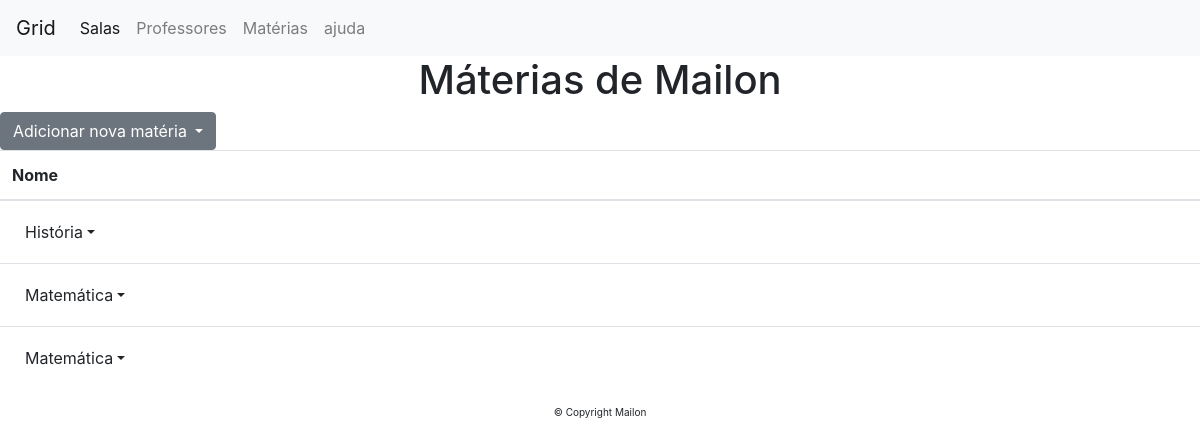
Before: /teacher_matters?id=1&name=Mailon with the older database file.
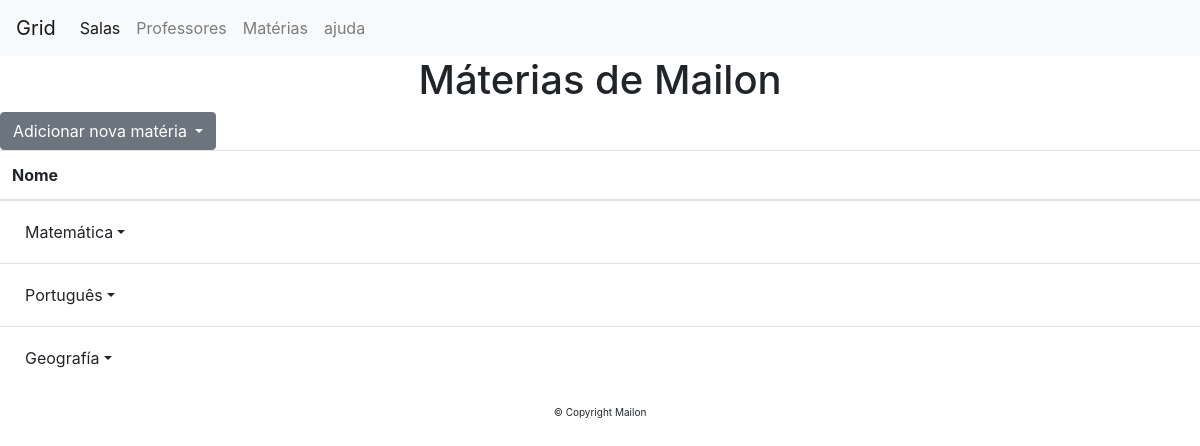
After: the same page with the newer database file.
### tables this page shows
CREATE TABLE matters(id INTEGER NOT NULL, name TEXT, PRIMARY KEY(id));

### grid.py (the view)
@app.route('/teacher_matters')
def teacher_matters():
    teacher_id = request.args.get("id")
    teacher_name = request.args.get("name")
    with sqlite3.connect(DATABASE_NAME) as _db:
        cursor = _db.cursor()
        cursor.execute('SELECT id, matter_id FROM teacher_matters WHERE teacher_id = ' + teacher_id)
        matters = list(cursor)
        named_matters = []
        for matter in matters:
            name = list(cursor.execute('SELECT name FROM ' + TABLE_MATTERS + ' WHERE id = %d'%(matter[1])))[0][0]
            named_matter = [*matter, name]
            named_matters.append(named_matter)
        matters = named_matters
        cursor.execute('SELECT id, name FROM matters')
        school_matters = list(cursor)
        cursor.close()
    return render_template('teacher_matters.html',matters=matters,teacher_id=teacher_id,teacher_name=teacher_name,school_matters=school_matters)

### templates/teacher_matters.html (shortened to what this page needs)
{% extends "layout.html" %}
{% block main_title %}Máterias de {{ teacher_name }}{% endblock %}
{% block main %}
<div class="dropdown">
	<button class="btn btn-secondary dropdown-toggle" type="button" id="dropdownForm" data-toggle="dropdown" aria-haspopup="true" aria-expanded="false">
		Adicionar nova matéria
	</button>
</div>
<table class="table">
	<thead>
		<tr>
			<th>Nome</th>
		</tr>
	</thead>
	<tbody>
		{% for matter in matters %}
		<tr>
			<td>
				<div class="dropdown">
					<button class="btn btn-secundary dropdown-toggle" type="button" id="dropdownMenuTeacherMatters" data-toggle="dropdown" aria-haspopup="true" aria-expanded="false">{{ matter[2] }}</button>
				</div>
			</td>
		</tr>
		{% endfor %}
	</tbody>
</table>
{% endblock %}

Changed rows visible on the page:
no longer on this page (row unchanged): matters: name "História"
no longer on one of the page's lists (row unchanged): matters: name "Matemática"
now on this page (row unchanged): matters: name "Português"
added matters: name "Geografía"
